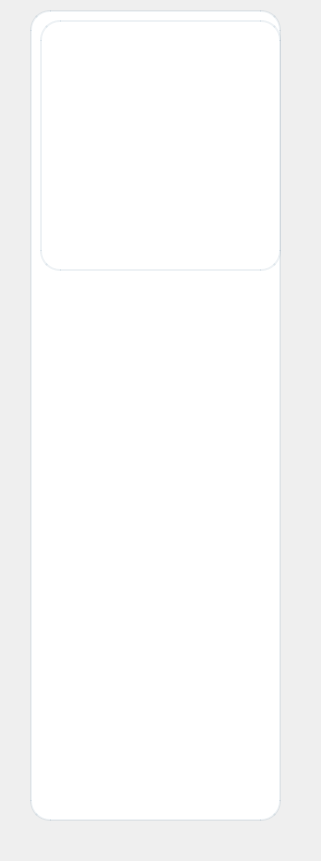
      <widget class="QWidget" name="searchBox_8" native="true">
       <property name="geometry">
        <rect>
         <x>30</x>
         <y>10</y>
         <width>321</width>
         <height>861</height>
        </rect>
       </property>
       <property name="styleSheet">
        <string notr="true">background-color: qlineargradient(
    spread:pad,
    x1:0, y1:0,
    x2:0, y2:1,
    stop:0 #0A1F33,
    stop:0.5 #163A5F,
    stop:1 #274C77
);
</string>
       </property>
       <widget class="QFrame" name="frame_33">
        <property name="geometry">
         <rect>
          <x>30</x>
          <y>10</y>
          <width>251</width>
          <height>811</height>
         </rect>
        </property>
        <property name="styleSheet">
         <string notr="true">  background-color: #FFFFFF; /* fond blanc */
    border-radius: 20px;       /* coins arrondis */
    border: 2px solid rgba(44, 95, 124, 0.08); /* bord gris clair */</string>
        </property>
        <property name="frameShape">
         <enum>QFrame::Shape::StyledPanel</enum>
        </property>
        <property name="frameShadow">
         <enum>QFrame::Shadow::Raised</enum>
        </property>
        <widget class="QPushButton" name="pushButton_49">
         <property name="geometry">
          <rect>
           <x>10</x>
           <y>270</y>
           <width>221</width>
           <height>51</height>
          </rect>
         </property>
         <property name="font">
          <font>
           <pointsize>-1</pointsize>
           <italic>false</italic>
           <fontweight>DemiBold</fontweight>
          </font>
         </property>
         <property name="styleSheet">
          <string notr="true">QPushButton {
    background-color: qlineargradient(
        x1:0, y1:0,
        x2:0, y2:1,
        stop:0 #2C5F7C,
        stop:0.5 #3A6EA5,
        stop:1 #1B3A57
    );

    color: white;
    font-size: 14px;
    font-weight: 600;

    border: none;
    border-radius: 14px;

    padding: 10px 22px;
}

/* ✨ HOVER : lumière douce */
QPushButton:hover {
    background-color: qlineargradient(
        x1:0, y1:0,
        x2:0, y2:1,
        stop:0 #3A6EA5,
        stop:0.5 #4A86C5,
        stop:1 #2C5F7C
    );
}

/* 🔘 CLICK (pressed) */
QPushButton:pressed {
    background-color: qlineargradient(
        x1:0, y1:0,
        x2:0, y2:1,
        stop:0 #1B3A57,
        stop:1 #2C5F7C
    );
}

/* 🚫 Désactivé */
QPushButton:disabled {
    background-color: #C8D3DF;
    color: #6E7F91;
}
</string>
         </property>
         <property name="text">
          <string>💡acceuil</string>
         </property>
        </widget>
        <widget class="QPushButton" name="pushButton_50">
         <property name="geometry">
          <rect>
           <x>10</x>
           <y>330</y>
           <width>221</width>
           <height>51</height>
          </rect>
         </property>
         <property name="font">
          <font>
           <pointsize>-1</pointsize>
           <italic>false</italic>
           <fontweight>DemiBold</fontweight>
          </font>
         </property>
         <property name="styleSheet">
          <string notr="true">QPushButton {
    background-color: qlineargradient(
        x1:0, y1:0,
        x2:0, y2:1,
        stop:0 #2C5F7C,
        stop:0.5 #3A6EA5,
        stop:1 #1B3A57
    );

    color: white;
    font-size: 14px;
    font-weight: 600;

    border: none;
    border-radius: 14px;

    padding: 10px 22px;
}

/* ✨ HOVER : lumière douce */
QPushButton:hover {
    background-color: qlineargradient(
        x1:0, y1:0,
        x2:0, y2:1,
        stop:0 #3A6EA5,
        stop:0.5 #4A86C5,
        stop:1 #2C5F7C
    );
}

/* 🔘 CLICK (pressed) */
QPushButton:pressed {
    background-color: qlineargradient(
        x1:0, y1:0,
        x2:0, y2:1,
        stop:0 #1B3A57,
        stop:1 #2C5F7C
    );
}

/* 🚫 Désactivé */
QPushButton:disabled {
    background-color: #C8D3DF;
    color: #6E7F91;
}
</string>
         </property>
         <property name="text">
          <string>🧑🏻‍💻employés</string>
         </property>
        </widget>
        <widget class="QPushButton" name="pushButton_51">
         <property name="geometry">
          <rect>
           <x>10</x>
           <y>390</y>
           <width>221</width>
           <height>51</height>
          </rect>
         </property>
         <property name="font">
          <font>
           <pointsize>-1</pointsize>
           <italic>false</italic>
           <fontweight>DemiBold</fontweight>
          </font>
         </property>
         <property name="styleSheet">
          <string notr="true">QPushButton {
    background-color: qlineargradient(
        x1:0, y1:0,
        x2:0, y2:1,
        stop:0 #2C5F7C,
        stop:0.5 #3A6EA5,
        stop:1 #1B3A57
    );

    color: white;
    font-size: 14px;
    font-weight: 600;

    border: none;
    border-radius: 14px;

    padding: 10px 22px;
}

/* ✨ HOVER : lumière douce */
QPushButton:hover {
    background-color: qlineargradient(
        x1:0, y1:0,
        x2:0, y2:1,
        stop:0 #3A6EA5,
        stop:0.5 #4A86C5,
        stop:1 #2C5F7C
    );
}

/* 🔘 CLICK (pressed) */
QPushButton:pressed {
    background-color: qlineargradient(
        x1:0, y1:0,
        x2:0, y2:1,
        stop:0 #1B3A57,
        stop:1 #2C5F7C
    );
}

/* 🚫 Désactivé */
QPushButton:disabled {
    background-color: #C8D3DF;
    color: #6E7F91;
}
</string>
         </property>
         <property name="text">
          <string>🧑‍🧑‍🧒‍🧒clients</string>
         </property>
        </widget>
        <widget class="QPushButton" name="pushButton_53">
         <property name="geometry">
          <rect>
           <x>10</x>
           <y>450</y>
           <width>221</width>
           <height>51</height>
          </rect>
         </property>
         <property name="font">
          <font>
           <pointsize>-1</pointsize>
           <italic>false</italic>
           <fontweight>DemiBold</fontweight>
          </font>
         </property>
         <property name="styleSheet">
          <string notr="true">QPushButton {
    background-color: qlineargradient(
        x1:0, y1:0,
        x2:0, y2:1,
        stop:0 #2C5F7C,
        stop:0.5 #3A6EA5,
        stop:1 #1B3A57
    );

    color: white;
    font-size: 14px;
    font-weight: 600;

    border: none;
    border-radius: 14px;

    padding: 10px 22px;
}

/* ✨ HOVER : lumière douce */
QPushButton:hover {
    background-color: qlineargradient(
        x1:0, y1:0,
        x2:0, y2:1,
        stop:0 #3A6EA5,
        stop:0.5 #4A86C5,
        stop:1 #2C5F7C
    );
}

/* 🔘 CLICK (pressed) */
QPushButton:pressed {
    background-color: qlineargradient(
        x1:0, y1:0,
        x2:0, y2:1,
        stop:0 #1B3A57,
        stop:1 #2C5F7C
    );
}

/* 🚫 Désactivé */
QPushButton:disabled {
    background-color: #C8D3DF;
    color: #6E7F91;
}
</string>
         </property>
         <property name="text">
          <string>🚮conteneurs</string>
         </property>
        </widget>
        <widget class="QPushButton" name="pushButton_54">
         <property name="geometry">
          <rect>
           <x>10</x>
           <y>510</y>
           <width>221</width>
           <height>51</height>
          </rect>
         </property>
         <property name="font">
          <font>
           <pointsize>-1</pointsize>
           <italic>false</italic>
           <fontweight>DemiBold</fontweight>
          </font>
         </property>
         <property name="styleSheet">
          <string notr="true">QPushButton {
    background-color: qlineargradient(
        x1:0, y1:0,
        x2:0, y2:1,
        stop:0 #2C5F7C,
        stop:0.5 #3A6EA5,
        stop:1 #1B3A57
    );

    color: white;
    font-size: 14px;
    font-weight: 600;

    border: none;
    border-radius: 14px;

    padding: 10px 22px;
}

/* ✨ HOVER : lumière douce */
QPushButton:hover {
    background-color: qlineargradient(
        x1:0, y1:0,
        x2:0, y2:1,
        stop:0 #3A6EA5,
        stop:0.5 #4A86C5,
        stop:1 #2C5F7C
    );
}

/* 🔘 CLICK (pressed) */
QPushButton:pressed {
    background-color: qlineargradient(
        x1:0, y1:0,
        x2:0, y2:1,
        stop:0 #1B3A57,
        stop:1 #2C5F7C
    );
}

/* 🚫 Désactivé */
QPushButton:disabled {
    background-color: #C8D3DF;
    color: #6E7F91;
}
</string>
         </property>
         <property name="text">
          <string>🚛tournées</string>
         </property>
        </widget>
        <widget class="QPushButton" name="pushButton_55">
         <property name="geometry">
          <rect>
           <x>10</x>
           <y>570</y>
           <width>221</width>
           <height>51</height>
          </rect>
         </property>
         <property name="font">
          <font>
           <pointsize>-1</pointsize>
           <italic>false</italic>
           <fontweight>DemiBold</fontweight>
          </font>
         </property>
         <property name="styleSheet">
          <string notr="true">QPushButton {
    background-color: qlineargradient(
        x1:0, y1:0,
        x2:0, y2:1,
        stop:0 #2C5F7C,
        stop:0.5 #3A6EA5,
        stop:1 #1B3A57
    );

    color: white;
    font-size: 14px;
    font-weight: 600;

    border: none;
    border-radius: 14px;

    padding: 10px 22px;
}

/* ✨ HOVER : lumière douce */
QPushButton:hover {
    background-color: qlineargradient(
        x1:0, y1:0,
        x2:0, y2:1,
        stop:0 #3A6EA5,
        stop:0.5 #4A86C5,
        stop:1 #2C5F7C
    );
}

/* 🔘 CLICK (pressed) */
QPushButton:pressed {
    background-color: qlineargradient(
        x1:0, y1:0,
        x2:0, y2:1,
        stop:0 #1B3A57,
        stop:1 #2C5F7C
    );
}

/* 🚫 Désactivé */
QPushButton:disabled {
    background-color: #C8D3DF;
    color: #6E7F91;
}
</string>
         </property>
         <property name="text">
          <string>♻️recyclage</string>
         </property>
        </widget>
        <widget class="QPushButton" name="pushButton_56">
         <property name="geometry">
          <rect>
           <x>10</x>
           <y>750</y>
           <width>221</width>
           <height>51</height>
          </rect>
         </property>
         <property name="font">
          <font>
           <pointsize>-1</pointsize>
           <italic>false</italic>
           <fontweight>DemiBold</fontweight>
          </font>
         </property>
         <property name="styleSheet">
          <string notr="true">QPushButton {
    background-color: qlineargradient(
        x1:0, y1:0,
        x2:0, y2:1,
        stop:0 #2C5F7C,
        stop:0.5 #3A6EA5,
        stop:1 #1B3A57
    );

    color: white;
    font-size: 14px;
    font-weight: 600;

    border: none;
    border-radius: 14px;

    padding: 10px 22px;
}

/* ✨ HOVER : lumière douce */
QPushButton:hover {
    background-color: qlineargradient(
        x1:0, y1:0,
        x2:0, y2:1,
        stop:0 #3A6EA5,
        stop:0.5 #4A86C5,
        stop:1 #2C5F7C
    );
}

/* 🔘 CLICK (pressed) */
QPushButton:pressed {
    background-color: qlineargradient(
        x1:0, y1:0,
        x2:0, y2:1,
        stop:0 #1B3A57,
        stop:1 #2C5F7C
    );
}

/* 🚫 Désactivé */
QPushButton:disabled {
    background-color: #C8D3DF;
    color: #6E7F91;
}
</string>
         </property>
         <property name="text">
          <string>⚙️deconnextion</string>
         </property>
        </widget>
        <widget class="QLabel" name="label_98">
         <property name="geometry">
          <rect>
           <x>10</x>
           <y>10</y>
           <width>241</width>
           <height>251</height>
          </rect>
         </property>
         <property name="text">
          <string/>
         </property>
         <property name="pixmap">
          <pixmap>:/aa.png</pixmap>
         </property>
         <property name="scaledContents">
          <bool>true</bool>
         </property>
        </widget>
       </widget>
      </widget>
